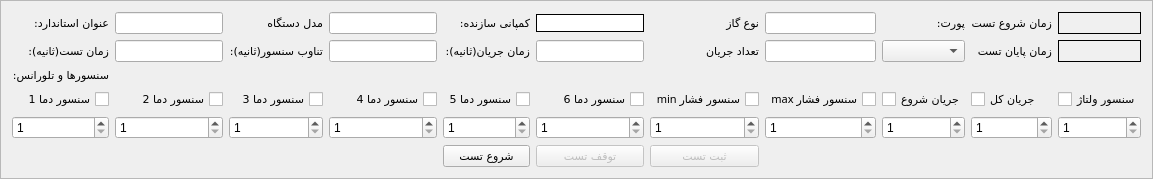
         <widget class="QFrame" name="Test_Properties_2">
          <property name="frameShape">
           <enum>QFrame::StyledPanel</enum>
          </property>
          <property name="frameShadow">
           <enum>QFrame::Raised</enum>
          </property>
          <layout class="QGridLayout" name="gridLayout_4">
           <item row="4" column="36">
            <widget class="QSpinBox" name="toleranceTemp8">
             <property name="minimum">
              <number>1</number>
             </property>
             <property name="value">
              <number>1</number>
             </property>
            </widget>
           </item>
           <item row="4" column="32">
            <widget class="QSpinBox" name="toleranceTemp4">
             <property name="minimum">
              <number>1</number>
             </property>
             <property name="value">
              <number>1</number>
             </property>
            </widget>
           </item>
           <item row="3" column="32">
            <widget class="QCheckBox" name="checkTemp4">
             <property name="enabled">
              <bool>true</bool>
             </property>
             <property name="font">
              <font>
               <family>IRANSansWeb(FaNum)</family>
               <pointsize>8</pointsize>
              </font>
             </property>
             <property name="layoutDirection">
              <enum>Qt::RightToLeft</enum>
             </property>
             <property name="text">
              <string>سنسور دما 4</string>
             </property>
            </widget>
           </item>
           <item row="1" column="37">
            <widget class="QComboBox" name="widgetPort"/>
           </item>
           <item row="4" column="30">
            <widget class="QSpinBox" name="toleranceTemp2">
             <property name="minimum">
              <number>1</number>
             </property>
             <property name="value">
              <number>1</number>
             </property>
            </widget>
           </item>
           <item row="1" column="31">
            <widget class="QLabel" name="label_15">
             <property name="font">
              <font>
               <family>IRANSansWeb(FaNum)</family>
               <pointsize>8</pointsize>
              </font>
             </property>
             <property name="locale">
              <locale language="Persian" country="Iran"/>
             </property>
             <property name="text">
              <string>تناوب سنسور(ثانیه):</string>
             </property>
            </widget>
           </item>
           <item row="0" column="29">
            <widget class="QLabel" name="label_25">
             <property name="font">
              <font>
               <family>IRANSansWeb(FaNum)</family>
               <pointsize>8</pointsize>
              </font>
             </property>
             <property name="locale">
              <locale language="Persian" country="Iran"/>
             </property>
             <property name="text">
              <string>عنوان استاندارد:</string>
             </property>
            </widget>
           </item>
           <item row="3" column="36">
            <widget class="QCheckBox" name="checkTemp8">
             <property name="enabled">
              <bool>true</bool>
             </property>
             <property name="font">
              <font>
               <family>IRANSansWeb(FaNum)</family>
               <pointsize>8</pointsize>
              </font>
             </property>
             <property name="layoutDirection">
              <enum>Qt::RightToLeft</enum>
             </property>
             <property name="text">
              <string>max سنسور فشار</string>
             </property>
            </widget>
           </item>
           <item row="1" column="36">
            <widget class="QLineEdit" name="intervalAmp"/>
           </item>
           <item row="0" column="30">
            <widget class="QLineEdit" name="standardName"/>
           </item>
           <item row="4" column="33">
            <widget class="QSpinBox" name="toleranceTemp5">
             <property name="minimum">
              <number>1</number>
             </property>
             <property name="value">
              <number>1</number>
             </property>
            </widget>
           </item>
           <item row="3" column="30">
            <widget class="QCheckBox" name="checkTemp2">
             <property name="enabled">
              <bool>true</bool>
             </property>
             <property name="font">
              <font>
               <family>IRANSansWeb(FaNum)</family>
               <pointsize>8</pointsize>
              </font>
             </property>
             <property name="layoutDirection">
              <enum>Qt::RightToLeft</enum>
             </property>
             <property name="text">
              <string>سنسور دما 2</string>
             </property>
            </widget>
           </item>
           <item row="0" column="37">
            <widget class="QLabel" name="label_22">
             <property name="font">
              <font>
               <family>IRANSansWeb(FaNum)</family>
               <pointsize>8</pointsize>
              </font>
             </property>
             <property name="locale">
              <locale language="Persian" country="Iran"/>
             </property>
             <property name="text">
              <string>پورت:</string>
             </property>
            </widget>
           </item>
           <item row="4" column="34">
            <widget class="QSpinBox" name="toleranceTemp6">
             <property name="minimum">
              <number>1</number>
             </property>
             <property name="value">
              <number>1</number>
             </property>
            </widget>
           </item>
           <item row="1" column="34">
            <widget class="QLineEdit" name="durationAmp"/>
           </item>
           <item row="1" column="38">
            <widget class="QLabel" name="label_9">
             <property name="font">
              <font>
               <family>IRANSansWeb(FaNum)</family>
               <pointsize>8</pointsize>
              </font>
             </property>
             <property name="text">
              <string>زمان پایان تست</string>
             </property>
            </widget>
           </item>
           <item row="1" column="39">
            <widget class="QLabel" name="endTime">
             <property name="styleSheet">
              <string notr="true">background-color: rgb(240, 240, 240);
border: 1px solid black;</string>
             </property>
             <property name="text">
              <string/>
             </property>
            </widget>
           </item>
           <item row="4" column="29">
            <widget class="QSpinBox" name="toleranceTemp1">
             <property name="minimum">
              <number>1</number>
             </property>
             <property name="value">
              <number>1</number>
             </property>
            </widget>
           </item>
           <item row="2" column="29">
            <widget class="QLabel" name="label_19">
             <property name="font">
              <font>
               <family>IRANSansWeb(FaNum)</family>
               <pointsize>8</pointsize>
              </font>
             </property>
             <property name="locale">
              <locale language="Persian" country="Iran"/>
             </property>
             <property name="text">
              <string>سنسورها و تلورانس:</string>
             </property>
            </widget>
           </item>
           <item row="0" column="34">
            <widget class="QLineEdit" name="companyName">
             <property name="enabled">
              <bool>true</bool>
             </property>
             <property name="styleSheet">
              <string notr="true">background-color: rgb(255, 255, 255);
border: 1px solid black;</string>
             </property>
            </widget>
           </item>
           <item row="3" column="31">
            <widget class="QCheckBox" name="checkTemp3">
             <property name="enabled">
              <bool>true</bool>
             </property>
             <property name="font">
              <font>
               <family>IRANSansWeb(FaNum)</family>
               <pointsize>8</pointsize>
              </font>
             </property>
             <property name="layoutDirection">
              <enum>Qt::RightToLeft</enum>
             </property>
             <property name="text">
              <string>سنسور دما 3</string>
             </property>
            </widget>
           </item>
           <item row="3" column="39">
            <widget class="QCheckBox" name="checkVolt">
             <property name="font">
              <font>
               <family>IRANSansWeb(FaNum)</family>
               <pointsize>8</pointsize>
              </font>
             </property>
             <property name="text">
              <string>سنسور ولتاژ</string>
             </property>
            </widget>
           </item>
           <item row="0" column="32">
            <widget class="QLineEdit" name="modelDevice"/>
           </item>
           <item row="7" column="35">
            <widget class="QPushButton" name="saveButton">
             <property name="enabled">
              <bool>false</bool>
             </property>
             <property name="font">
              <font>
               <family>IRANSansWeb(FaNum)</family>
               <pointsize>8</pointsize>
              </font>
             </property>
             <property name="text">
              <string>ثبت تست</string>
             </property>
            </widget>
           </item>
           <item row="0" column="38">
            <widget class="QLabel" name="label_34">
             <property name="font">
              <font>
               <family>IRANSansWeb(FaNum)</family>
               <pointsize>8</pointsize>
              </font>
             </property>
             <property name="locale">
              <locale language="Persian" country="Iran"/>
             </property>
             <property name="text">
              <string>زمان شروع تست</string>
             </property>
            </widget>
           </item>
           <item row="4" column="37">
            <widget class="QSpinBox" name="toleranceAmpstart">
             <property name="minimum">
              <number>1</number>
             </property>
             <property name="value">
              <number>1</number>
             </property>
            </widget>
           </item>
           <item row="3" column="34">
            <widget class="QCheckBox" name="checkTemp6">
             <property name="enabled">
              <bool>true</bool>
             </property>
             <property name="font">
              <font>
               <family>IRANSansWeb(FaNum)</family>
               <pointsize>8</pointsize>
              </font>
             </property>
             <property name="layoutDirection">
              <enum>Qt::RightToLeft</enum>
             </property>
             <property name="text">
              <string>سنسور دما 6</string>
             </property>
            </widget>
           </item>
           <item row="3" column="29">
            <widget class="QCheckBox" name="checkTemp1">
             <property name="enabled">
              <bool>true</bool>
             </property>
             <property name="font">
              <font>
               <family>IRANSansWeb(FaNum)</family>
               <pointsize>8</pointsize>
              </font>
             </property>
             <property name="layoutDirection">
              <enum>Qt::RightToLeft</enum>
             </property>
             <property name="text">
              <string>سنسور دما 1</string>
             </property>
            </widget>
           </item>
           <item row="0" column="36">
            <widget class="QLineEdit" name="modelGas"/>
           </item>
           <item row="3" column="37">
            <widget class="QCheckBox" name="checkAmpstart">
             <property name="font">
              <font>
               <family>IRANSansWeb(FaNum)</family>
               <pointsize>8</pointsize>
              </font>
             </property>
             <property name="text">
              <string>جریان شروع</string>
             </property>
            </widget>
           </item>
           <item row="7" column="34">
            <widget class="QPushButton" name="stopButton">
             <property name="enabled">
              <bool>false</bool>
             </property>
             <property name="font">
              <font>
               <family>IRANSansWeb(FaNum)</family>
               <pointsize>8</pointsize>
              </font>
             </property>
             <property name="text">
              <string>توقف تست</string>
             </property>
            </widget>
           </item>
           <item row="1" column="30">
            <widget class="QLineEdit" name="durationTemp"/>
           </item>
           <item row="1" column="32">
            <widget class="QLineEdit" name="intervalTemp"/>
           </item>
           <item row="0" column="33">
            <widget class="QLabel" name="label_23">
             <property name="font">
              <font>
               <family>IRANSansWeb(FaNum)</family>
               <pointsize>8</pointsize>
              </font>
             </property>
             <property name="locale">
              <locale language="Persian" country="Iran"/>
             </property>
             <property name="text">
              <string>کمپانی سازنده:</string>
             </property>
            </widget>
           </item>
           <item row="1" column="29">
            <widget class="QLabel" name="label_24">
             <property name="font">
              <font>
               <family>IRANSansWeb(FaNum)</family>
               <pointsize>8</pointsize>
              </font>
             </property>
             <property name="locale">
              <locale language="Persian" country="Iran"/>
             </property>
             <property name="text">
              <string>زمان تست(ثانیه):</string>
             </property>
            </widget>
           </item>
           <item row="0" column="31">
            <widget class="QLabel" name="label_5">
             <property name="font">
              <font>
               <family>IRANSansWeb(FaNum)</family>
               <pointsize>8</pointsize>
              </font>
             </property>
             <property name="text">
              <string>مدل دستگاه</string>
             </property>
            </widget>
           </item>
           <item row="7" column="33">
            <widget class="QPushButton" name="fetchButton">
             <property name="font">
              <font>
               <family>IRANSansWeb(FaNum)</family>
               <pointsize>8</pointsize>
              </font>
             </property>
             <property name="text">
              <string>شروع تست</string>
             </property>
            </widget>
           </item>
           <item row="4" column="35">
            <widget class="QSpinBox" name="toleranceTemp7">
             <property name="minimum">
              <number>1</number>
             </property>
             <property name="value">
              <number>1</number>
             </property>
            </widget>
           </item>
           <item row="4" column="31">
            <widget class="QSpinBox" name="toleranceTemp3">
             <property name="minimum">
              <number>1</number>
             </property>
             <property name="value">
              <number>1</number>
             </property>
            </widget>
           </item>
           <item row="0" column="35">
            <widget class="QLabel" name="label_6">
             <property name="font">
              <font>
               <family>IRANSansWeb(FaNum)</family>
               <pointsize>8</pointsize>
              </font>
             </property>
             <property name="text">
              <string>نوع گاز</string>
             </property>
            </widget>
           </item>
           <item row="4" column="38">
            <widget class="QSpinBox" name="toleranceAmptotal">
             <property name="minimum">
              <number>1</number>
             </property>
             <property name="value">
              <number>1</number>
             </property>
            </widget>
           </item>
           <item row="3" column="35">
            <widget class="QCheckBox" name="checkTemp7">
             <property name="enabled">
              <bool>true</bool>
             </property>
             <property name="font">
              <font>
               <family>IRANSansWeb(FaNum)</family>
               <pointsize>8</pointsize>
              </font>
             </property>
             <property name="layoutDirection">
              <enum>Qt::RightToLeft</enum>
             </property>
             <property name="text">
              <string>min سنسور فشار</string>
             </property>
            </widget>
           </item>
           <item row="1" column="35">
            <widget class="QLabel" name="label_21">
             <property name="font">
              <font>
               <family>IRANSansWeb(FaNum)</family>
               <pointsize>8</pointsize>
              </font>
             </property>
             <property name="locale">
              <locale language="Persian" country="Iran"/>
             </property>
             <property name="text">
              <string>تعداد جریان</string>
             </property>
            </widget>
           </item>
           <item row="4" column="39">
            <widget class="QSpinBox" name="toleranceVolt">
             <property name="minimum">
              <number>1</number>
             </property>
             <property name="value">
              <number>1</number>
             </property>
            </widget>
           </item>
           <item row="3" column="33">
            <widget class="QCheckBox" name="checkTemp5">
             <property name="enabled">
              <bool>true</bool>
             </property>
             <property name="font">
              <font>
               <family>IRANSansWeb(FaNum)</family>
               <pointsize>8</pointsize>
              </font>
             </property>
             <property name="layoutDirection">
              <enum>Qt::RightToLeft</enum>
             </property>
             <property name="text">
              <string>سنسور دما 5</string>
             </property>
            </widget>
           </item>
           <item row="0" column="39">
            <widget class="QLabel" name="startTime">
             <property name="styleSheet">
              <string notr="true">background-color: rgb(240, 240, 240);
border: 1px solid black;</string>
             </property>
             <property name="text">
              <string/>
             </property>
            </widget>
           </item>
           <item row="1" column="33">
            <widget class="QLabel" name="label_26">
             <property name="font">
              <font>
               <family>IRANSansWeb(FaNum)</family>
               <pointsize>8</pointsize>
              </font>
             </property>
             <property name="locale">
              <locale language="Persian" country="Iran"/>
             </property>
             <property name="text">
              <string>زمان جریان(ثانیه):</string>
             </property>
            </widget>
           </item>
           <item row="3" column="38">
            <widget class="QCheckBox" name="checkAmptotal">
             <property name="font">
              <font>
               <family>IRANSansWeb(FaNum)</family>
               <pointsize>8</pointsize>
              </font>
             </property>
             <property name="text">
              <string>جریان کل</string>
             </property>
            </widget>
           </item>
          </layout>
         </widget>
